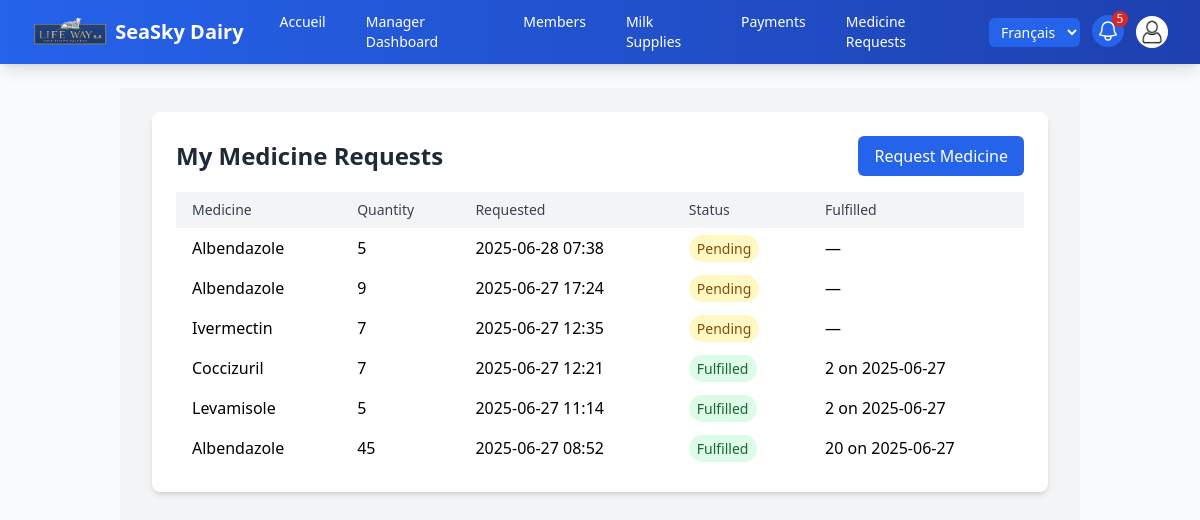
The app's page /medicine/my-requests/ (signed in) with its own data.
### supply/models.py (models this page shows, shortened)
class MedicineRequest(models.Model):
    STATUS_CHOICES = (
        ('PENDING', _('Pending')),
        ('FULFILLED', _('Fulfilled')),
    )
    member = models.ForeignKey('Member', on_delete=models.CASCADE, related_name='medicine_requests')
    medicine = models.ForeignKey(Medicine, on_delete=models.CASCADE, related_name='requests')
    quantity = models.PositiveIntegerField(help_text=_("Requested quantity"))
    status = models.CharField(max_length=20, choices=STATUS_CHOICES, default='PENDING')
    request_date = models.DateTimeField(auto_now_add=True)
    fulfilled_quantity = models.PositiveIntegerField(null=True, blank=True)
    fulfilled_date = models.DateTimeField(null=True, blank=True)
    fulfilled_by = models.ForeignKey(settings.AUTH_USER_MODEL, on_delete=models.SET_NULL, null=True, blank=True)
    class Meta:
        ordering = ['-request_date']
        verbose_name = _("Medicine Request")
        verbose_name_plural = _("Medicine Requests")

class Medicine(models.Model):
    name = models.CharField(max_length=100, unique=True)
    stock_quantity = models.PositiveIntegerField(default=0)
    image_url = models.ImageField(upload_to='medicines/', blank=True, null=True)
    description = models.TextField(blank=True, null=True)
    price = models.DecimalField(
        max_digits=10, decimal_places=2, validators=[MinValueValidator(0.01)],
        default=0.01
    )
    created_at = models.DateTimeField(auto_now_add=True)
    updated_at = models.DateTimeField(auto_now=True)
    class Meta:
        ordering = ['name']
        verbose_name = "Medicine"
        verbose_name_plural = "Medicines"

### supply/views.py (the view)
# urls.py: path('medicine/my-requests/', views.member_requests, name='member_requests'),
@login_required
def member_requests(request):
    member = get_member_profile(request.user)
    requests = (MedicineRequest.objects.filter(member=member).select_related('medicine')
                if member else MedicineRequest.objects.none())
    return render(request, 'member_requests.html', {'requests': requests})

### supply/context_processors.py (called while the page is built)
def notifications(request):
    user = getattr(request, 'user', None)
    if user is None or not user.is_authenticated:
        return {}
    requests = MedicineRequest.objects.filter(status='PENDING')
    if user.role == 'MANAGER':
        profile = get_member_profile(user)
        requests = requests.filter(member__cooperative=profile.cooperative if profile else None)
    elif user.role != 'ADMIN':
        profile = get_member_profile(user)
        requests = requests.filter(member=profile) if profile else requests.none()
    return {'pending_request_count': requests.count()}

### supply/forms.py (called while the page is built)
def get_member_profile(user):
    if user is None or not user.is_authenticated:
        return None
    try:
        return user.member_profile
    except Member.DoesNotExist:
        return None

### supply/models.py (called while the page is built)
    @property
    def full_name(self):
        return f"{self.first_name} {self.last_name}".strip()

### supply/templates/member_requests.html (shortened to what this page needs)
{% extends 'base.html' %}
{% block content %}
<div class="min-h-screen bg-gray-100 py-6 px-4">
    <div class="max-w-4xl mx-auto bg-white p-6 rounded-lg shadow-md">
        <div class="flex items-center justify-between mb-4">
            <h1 class="text-2xl font-bold text-gray-800">My Medicine Requests</h1>
            <a href="{% url 'medicine_list' %}" class="bg-blue-600 text-white px-4 py-2 rounded-md hover:bg-blue-700">Request Medicine</a>
        </div>
        <div class="overflow-x-auto">
            <table class="min-w-full">
                <thead>
                    <tr class="bg-gray-100">
                        <th class="px-4 py-2 text-left text-sm font-medium text-gray-700">Medicine</th>
                        <th class="px-4 py-2 text-left text-sm font-medium text-gray-700">Quantity</th>
                        <th class="px-4 py-2 text-left text-sm font-medium text-gray-700">Requested</th>
                        <th class="px-4 py-2 text-left text-sm font-medium text-gray-700">Status</th>
                        <th class="px-4 py-2 text-left text-sm font-medium text-gray-700">Fulfilled</th>
                    </tr>
                </thead>
                <tbody>
                    {% for medicine_request in requests %}
                    <tr class="hover:bg-gray-50">
                        <td class="px-4 py-2">{{ medicine_request.medicine.name }}</td>
                        <td class="px-4 py-2">{{ medicine_request.quantity }}</td>
                        <td class="px-4 py-2">{{ medicine_request.request_date|date:"Y-m-d H:i" }}</td>
                        <td class="px-4 py-2">
                            <span class="{% if medicine_request.status == 'FULFILLED' %}bg-green-100 text-green-800{% else %}bg-yellow-100 text-yellow-800{% endif %} px-2 py-1 rounded-full text-sm">{{ medicine_request.get_status_display }}</span>
                        </td>
                        <td class="px-4 py-2">
                            {% if medicine_request.status == 'FULFILLED' %}
                                {{ medicine_request.fulfilled_quantity }} on {{ medicine_request.fulfilled_date|date:"Y-m-d" }}
                            {% else %}&mdash;{% endif %}
                        </td>
                    </tr>
                    {% empty %}
                    <tr>
                        <td colspan="5" class="px-4 py-2 text-center text-gray-500">You have not requested any medicine yet.</td>
                    </tr>
                    {% endfor %}
                </tbody>
            </table>
        </div>
    </div>
</div>
{% endblock %}

### records on screen
MedicineRequest: medicine.name "Albendazole", quantity "5", request_date "2025-06-28 07:38", status "Pending"
MedicineRequest: medicine.name "Albendazole", quantity "9", request_date "2025-06-27 17:24", status "Pending"
MedicineRequest: medicine.name "Ivermectin", quantity "7", request_date "2025-06-27 12:35", status "Pending"
MedicineRequest: medicine.name "Coccizuril", quantity "7", request_date "2025-06-27 12:21", status "Fulfilled", fulfilled_quantity "2", fulfilled_date "2025-06-27"
MedicineRequest: medicine.name "Levamisole", quantity "5", request_date "2025-06-27 11:14", status "Fulfilled", fulfilled_quantity "2", fulfilled_date "2025-06-27"
MedicineRequest: medicine.name "Albendazole", quantity "45", request_date "2025-06-27 08:52", status "Fulfilled", fulfilled_quantity "20", fulfilled_date "2025-06-27"

### other values on screen
{{ pending_request_count }} "5"
